Frame 1 (no input): blank canvas, image omitted
Frame 60 (no input): blank canvas, image omitted
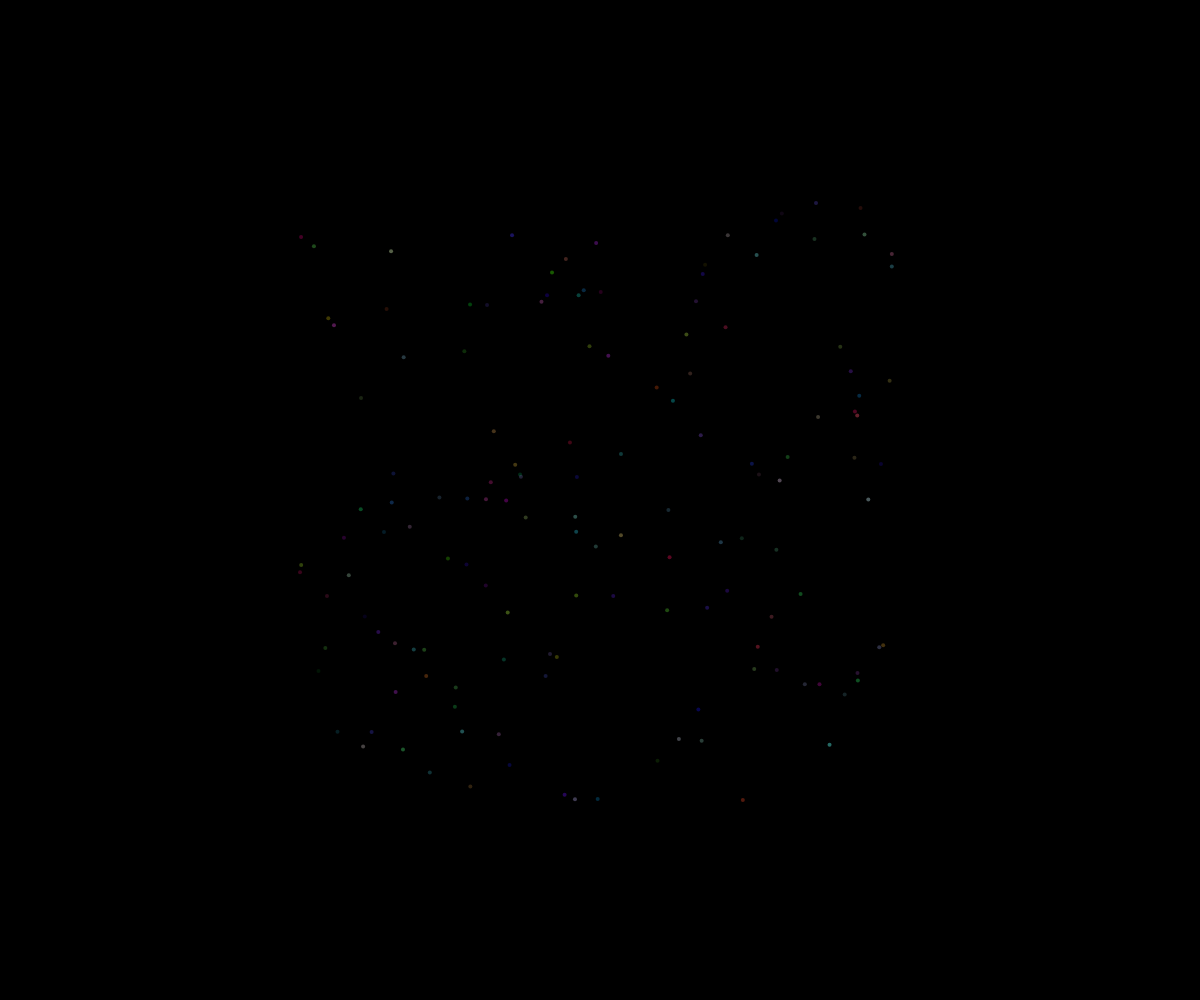
Frame 120 (the mouse pressed at the canvas centre since frame 60)

The p5.js sketch whose frames 1 and 60 were blank and that drew this single picture after the mouse press (run headless with seeded random() and noise() and a simulated clock; from frame 60 on, the mouse is pressed at the canvas centre):

// p5.js sketch
// ── sketch.js
// Project Title
// Your Name
// Date
//
// Extra for Experts:
// - describe what you did to take this project "above and beyond"

let theFireworks = [];

class Particle {
  constructor(x,y) {
    this.x = x;
    this.y = y;
    this.dx = random(-5, 5);
    this.dy = random(-5, 5);
    this.radius = 2;
    this.r = random(255);
    this.g = random(255);
    this.b = random(255);
    this.opacity = 255;
  }

  display() {
    noStroke()
    fill(this.r, this.g, this.b, this.opacity)
    circle(this.x,this.y,this.radius*2)
  }

  update() {
    this.x += this.dx;
    this.y += this.dy;
    this.opacity -= random(50,300) * deltaTime/1000;
    
  }

  isDead() {
    return this.opacity <= 0;
  }
}



function mousePressed() {
  for (let i = 0; i<=random(100,1000); i++) {
    let someFirework = new Particle(mouseX, mouseY);
    theFireworks.push(someFirework);
  }
}

function setup() {
  createCanvas(windowWidth, windowHeight);
}

function draw() {
  background("black");
  for (let effect of theFireworks) {
    if (effect.isDead()) {
      let index = effect.indexOf
      theFireworks.splice(index, 1)
    } else {
      effect.update()
      effect.display()
    }
  }
}
